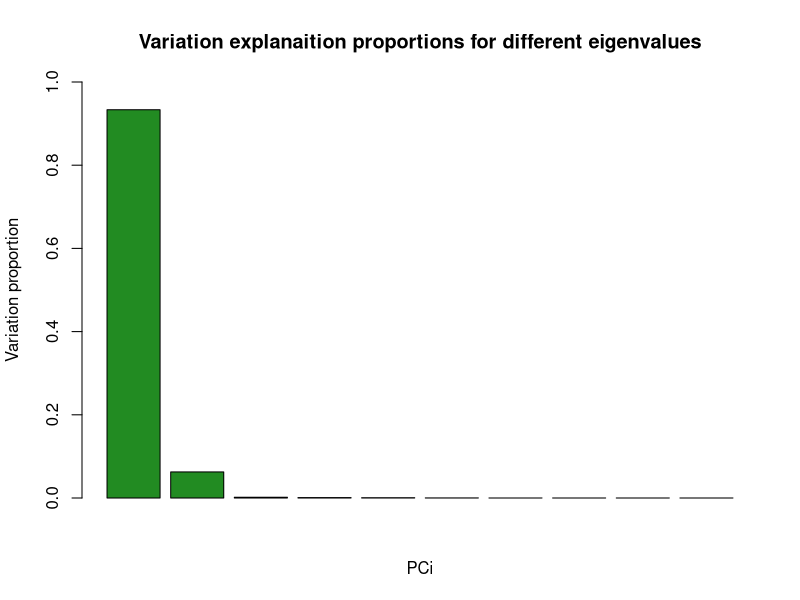
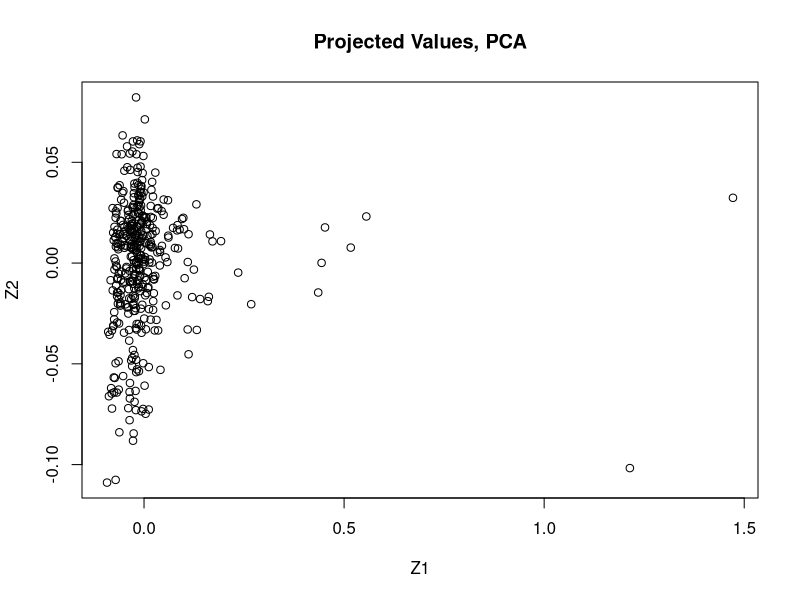
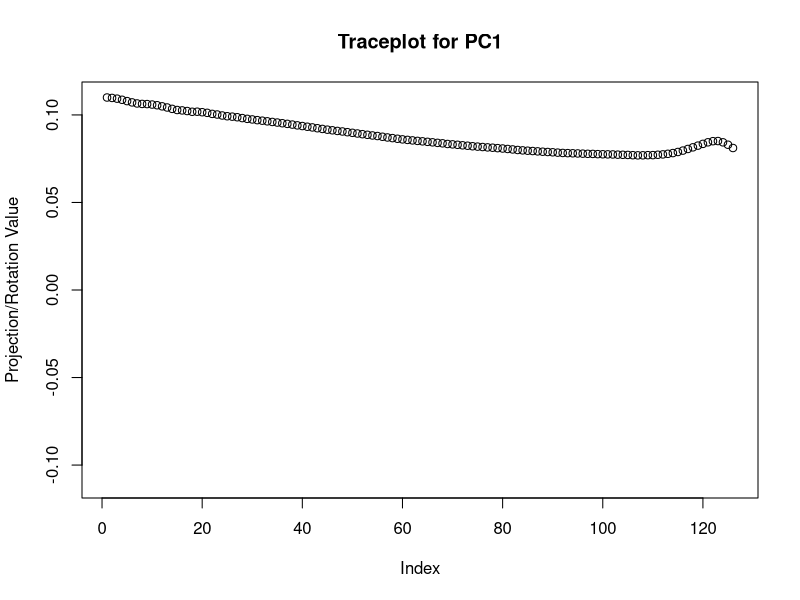
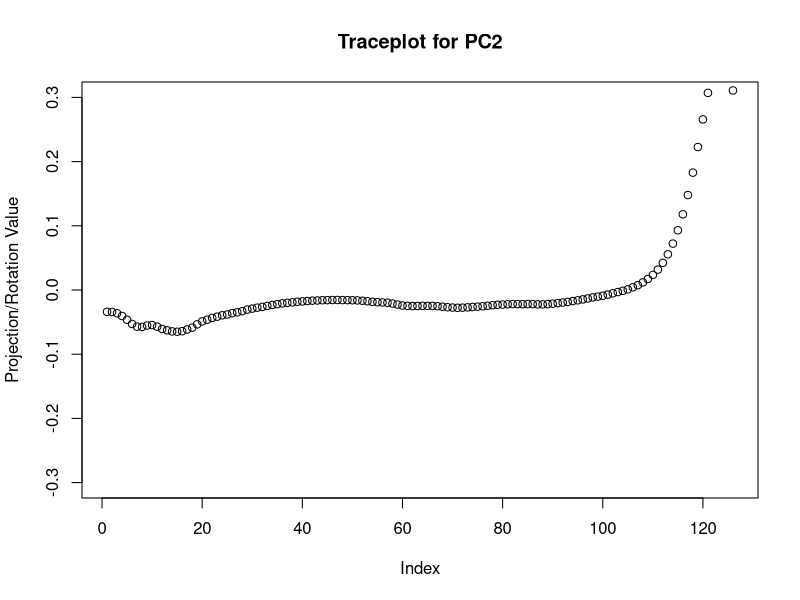
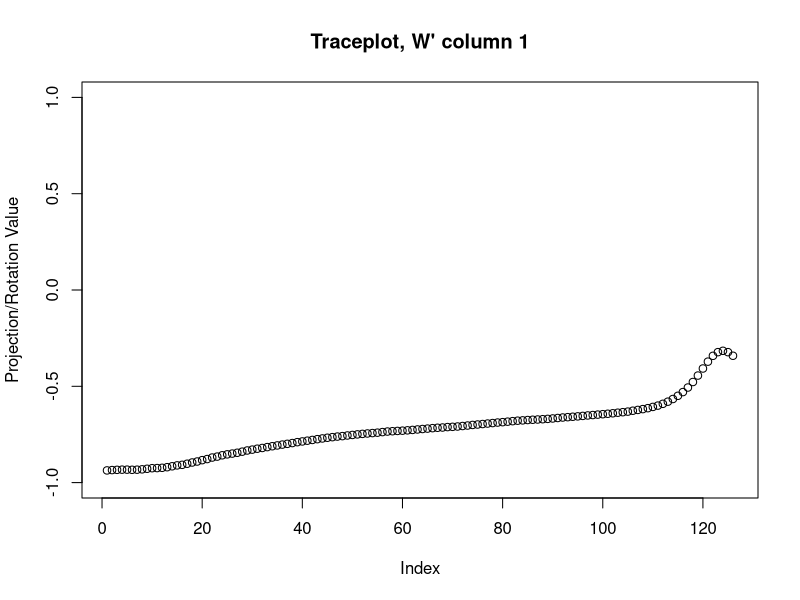
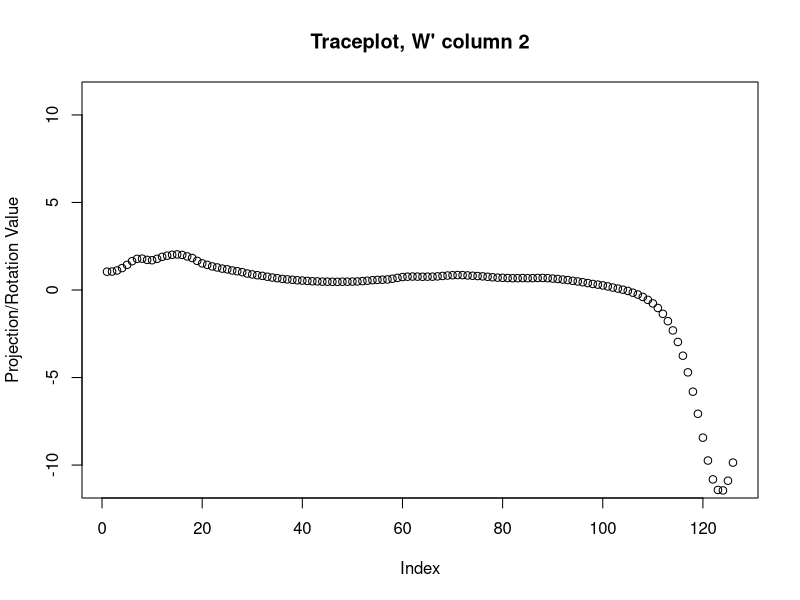
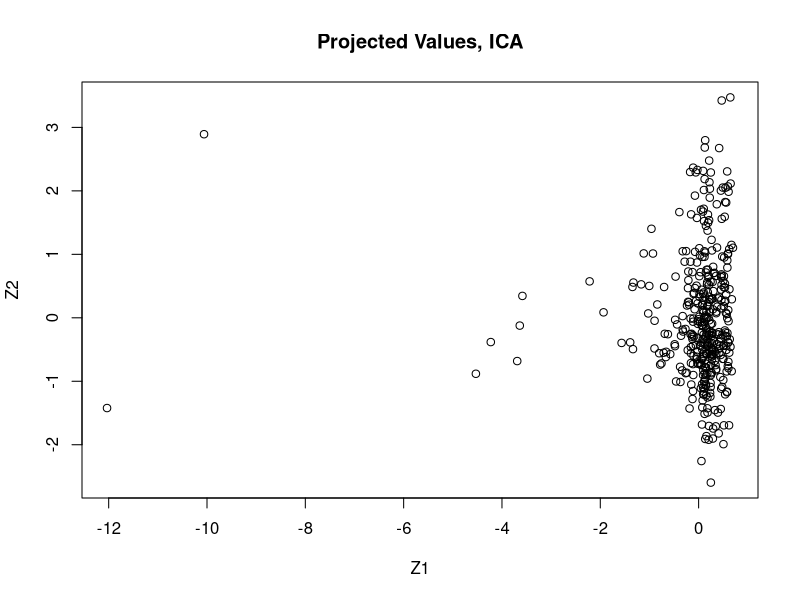
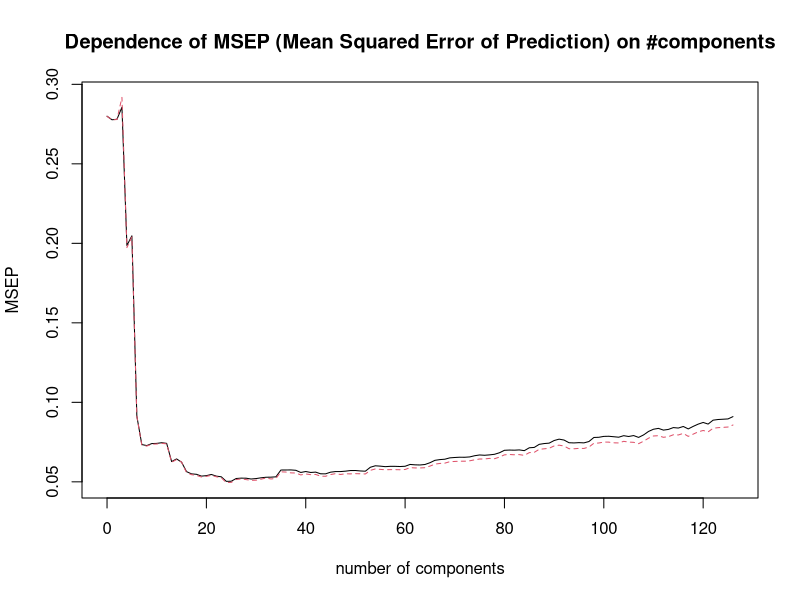

Reproduce these figures in R, in order.
#### Assignment 4
### Libraries
library(fastICA)
library(pls)

### Setup
data.spectra = read.csv2("NIRSpectra.csv")
data = data.spectra
data$Viscosity = c()

### Functions

### Implementation
## Task 1 - PCA
PCA = prcomp(data)
# Extract eigenvalues
λ = PCA$sdev^2
variation.proportion = λ/sum(λ)
# screeplot(PCA)
barplot(variation.proportion[1:10], ylim=c(0,1), col="forestgreen", 
        main="Variation explanaition proportions for different eigenvalues", 
        xlab="PCi", ylab="Variation proportion") # The plot shows that 2 PC1 and PC2 should be extracted
sum(variation.proportion[1:2]) # 99.5957% of the total variance is explained by the first 2 PCs

# Scores - There seems to be 2-7 unusual diesiel fuels according to this plot
plot(PCA$x[,1], PCA$x[,2], xlab="Z1", ylab="Z2", main="Projected Values, PCA") # 2 "strong" outliers, 5-7 "medium" outliers

## Task 2 - Trace Plots
U = PCA$rotation # rotation matrix

# Tracing plots
plot(U[,1], main="Traceplot for PC1", ylim=c(-0.11,0.11), ylab="Projection/Rotation Value")
plot(U[,2], main="Traceplot for PC2", ylim=c(-0.3, 0.3), ylab="Projection/Rotation Value") # the last ~10 feutures mainly explain

## Task 3 - Indipendent Component Analysis (ICA)
set.seed(12345)
# 2 components selected -> n.comp=2
ICA = fastICA(data, n.comp=2, alg.typ="parallel", fun="logcosh", alpha=1, method="R", row.norm=FALSE, maxit=200, tol=0.0001, verbose=TRUE)
# W' = K * W
Wtick = ICA$K%*%ICA$W
plot(Wtick[,1], main="Traceplot, W' column 1", ylim=c(-1, 1), ylab="Projection/Rotation Value")
plot(Wtick[,2], main="Traceplot, W' column 2", ylim=c(-11,11), ylab="Projection/Rotation Value") 
# Comment: the "opposite" to PCA, similar information

# Scores
plot(ICA$S[,1], ICA$S[,2], xlab="Z1", ylab="Z2", main="Projected Values, ICA") # ICA, 

# Task 4 - PCR
set.seed(12345)
PCR = pcr(Viscosity~., data=data.spectra, validation="CV")
validationplot(PCR, val.type="MSEP", main="Dependence of MSEP (Mean Squared Error of Prediction) on #components")
